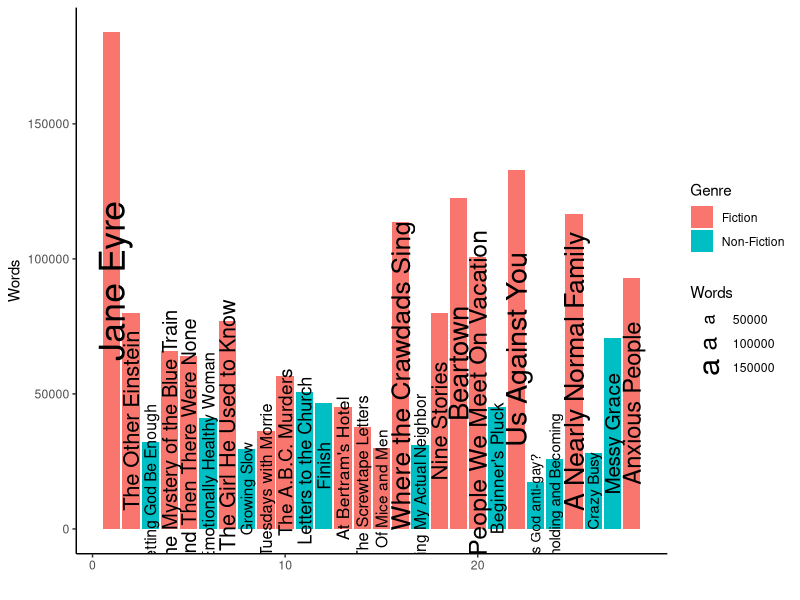
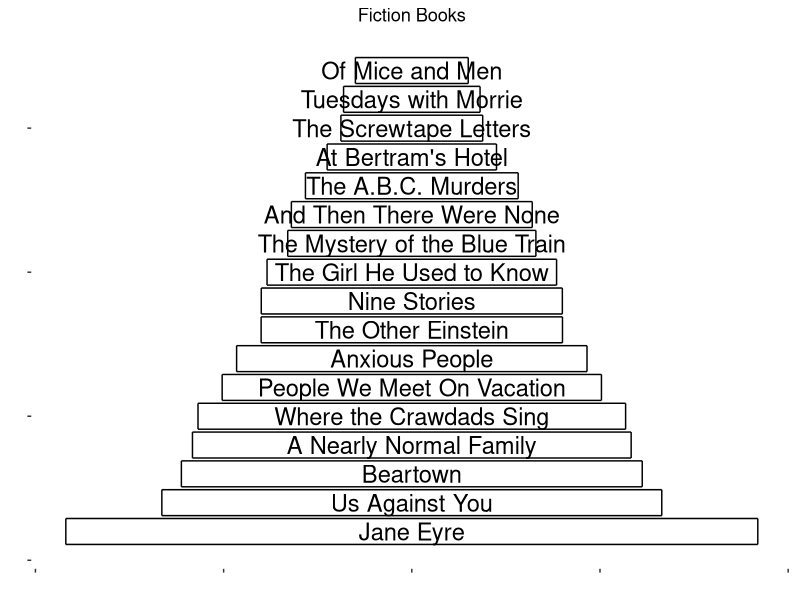

Here is the R script that generated these plots, in order:
library(ggplot2)
library(dplyr)

books <- read.csv("Books2022.csv")
books$num <- seq(1:length(books$Title))

#11/17/22
plot1 <- ggplot(books, aes(x = num, y = Words, fill = Genre)) +
  geom_bar(stat="identity") +
  geom_text(aes(label = Title, size = Words), color = "black", position = position_stack(vjust = 0.5), angle = 90) +
  scale_radius(range = c(3.5, 9)) +
  labs(x = "") +
  theme_classic()
plot1
#ggsave(filename = "plot1.png", plot = plot1, width = 2560, height = 1440, units= "px", dpi = "screen")

#11/26/22
data2 <- books %>% 
  arrange(desc(Words)) %>% 
  filter(Genre == "Fiction") %>% 
  mutate(num = seq(1:nrow(books %>% filter(Genre == "Fiction"))), start = Words, end = -Words)

plot2 <- ggplot(data2, aes(y = num)) +
  geom_segment(aes(x = end, xend = start, y = num +0.45, yend = num +0.45)) +
  geom_segment(aes(x = end, xend = start, y = num - 0.45, yend = num - 0.45)) +
  geom_segment(aes(x = end, xend = end, y = num +0.45, yend = num - 0.45)) +
  geom_segment(aes(x = start, xend = start, y = num + 0.45, yend = num - 0.45)) +
  geom_text(aes(x = (end+start)/2, label = Title), size = 6, color = "black", hjust = 0.5) +
  labs(x = "", y = "", title = "Fiction Books") +
  theme_classic() +
  theme(axis.text = element_blank(), axis.line = element_blank(), legend.position = "none", plot.title = element_text(hjust = 0.5))
      
plot2  
#ggsave(filename = "plot2.png", plot = plot2, width = 2560, height = 1440, units= "px", dpi = "screen")
